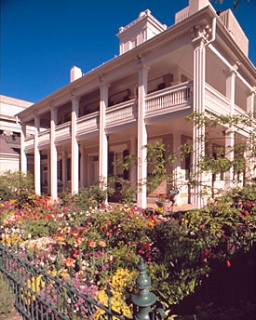
#> input picture Lab1/images/beehive_house.jpg, 256 x 320 px; the run also reads 1 picture not shown here
$ jupyter execute --allow-errors cv1-lab-1.ipynb
#> lines starting #> are read from the running program, lines starting #| are printed output that depends on the picture
<center>  </center>

<br><br>

<center>
    <font size="6">Lab 1: Colour, Intrinsic Image Decomposition & Photometric Stereo</font>
</center>
<center>
    <font size="4">Computer Vision 1 University of Amsterdam</font>
</center>
<center>
    <font size="4">Due 23:59, September 13, 2024 (Amsterdam time)</font>
</center>
<center>
    <font size="4"><b>TA's: Xiaoyan, Floris, Adrian</b></font>
</center>

<br><br>

***

<br><br>

<center>

Student1 ID: 15735664 \
Student1 Name: Lisanne Wallaard

Student2 ID: \
Student2 Name:

Student3 ID: \
Student3 Name:

( Student4 ID: \
Student4 Name: )

</center>

### **Import Libraries**

[cell 1]
import sys

if sys.version_info[0] < 3:
    raise Exception("Python 3 or a more recent version is required.")

[cell 2]
# environment and libraries
import os
import glob
import numpy as np
import random
import cv2
import matplotlib
import matplotlib.pyplot as plt

import warnings
warnings.simplefilter(action = "ignore", category = RuntimeWarning)
warnings.simplefilter(action = "ignore", category = UserWarning)

from mpl_toolkits.mplot3d import Axes3D

#> (a cell that did not finish here is left out)

### **Instructions**

Your code and discussion must be handed in this jupyter notebook, renamed to **StudentID1_StudentID2_StudentID3.ipynb** before the deadline by submitting it to the Canvas Lab 1 Assignment. Please also fill out your names and ID's above.

For full credit, make sure your notebook follows these guidelines:
- It is mandatory to **use the Python environment provided** with the assignment; the environment specifies the package versions that have to be used to prevent the use of particular functions. Using different packages versions may lead to grade deduction. In the Python cell above you can check whether your environment is set up correctly.
- To install the environment with the right package versions, use the following command in your terminal: ```conda env create --file=cv1_environment.yaml```, then activate the environment using the command ```conda activate cv1```.
- Do not use additional packages or materials that have not been provided or explicitly mentioned.
- Please express your thoughts **concisely**. The number of words does not necessarily correlate with how well you understand the concepts.
- Answer all given questions and sub-questions.
- Try to understand the problem as much as you can. When answering a question, give evidences (qualitative and/or quantitative results, references to papers, figures etc.) to support your arguments. Note that not everything might be explicitly asked for and you are expected to think about what might strengthen you arguments and make the notebook self-contained and complete.
- Tables and figures must be accompanied by a **brief** description. Do not forget to add a number, a title, and if applicable name and unit of variables in a table, name and unit of axes and legends in a figure.

__Note:__ A more complete overview of the lab requirements can be found in the Course Manual on Canvas

Late submissions are not allowed. Assignments that are submitted after the strict deadline will not be graded. In case of submission conflicts, TAs’ system clock is taken as reference. We strongly recommend submitting well in advance, to avoid last minute system failure issues.

Plagiarism note: Keep in mind that plagiarism (submitted materials which are not your work) is a serious crime and any misconduct shall be punished with the university regulations. This includes the use of generative tools such as ChatGPT.

**ENSURE THAT YOU SAVE ALL RESULTS / ANSWERS ON THE QUESTIONS (EVEN IF YOU RE-USE SOME CODE).**

### **Overview**

- [Section 1: Colour Spaces (13 points)](#section-1)
  - [Question 1 (2 points)](#question-1)
  - [Question 2 (6 points)](#question-2)
  - [Question 3 (2 points)](#question-3)
  - [Question 4 (2 points)](#question-4)
  - [Question 5 (1 point)](#question-5)
- [Section 2: Colour Constancy (13 points)](#section-2)
  - [Question 6 (8 points)](#question-6)
  - [Question 7 (2 points)](#question-7)
  - [Question 8 (3 points)](#question-8)
- [Section 3: Intrinsic Image Decomposition (14 points)](#section-3)
  - [Question 9 (2 points)](#question-9)
  - [Question 10 (2 points)](#question-10)
  - [Question 11 (4 points)](#question-11)
  - [Question 12 (2 points)](#question-12)
  - [Question 13 (2 points)](#question-13)
  - [Question 14 (2 points)](#question-14)
- [Section 4: Photometric Stereo (60 points)](#section-4)
  - [Question 15 (4 points)](#question-15)
  - [Question 16 (2 points)](#question-16)
  - [Question 17 (1 point)](#question-17)
  - [Question 18 (2 points)](#question-18)
  - [Question 19 (2 points)](#question-19)
  - [Question 20 (5 points)](#question-20)
  - [Question 21 (3 points)](#question-21)
  - [Question 22 (6 points)](#question-22)
  - [Question 23 (2 points)](#question-23)
  - [Question 24 (3 points)](#question-24)
  - [Question 25 (3 points)](#question-25)
  - [Question 26 (2 points)](#question-26)
  - [Question 27 (4 points)](#question-27)
  - [Question 28 (5 points)](#question-28)
  - [Question 29 (2 points)](#question-29)
  - [Question 30 (2 points)](#question-30)
  - [Question 31 (4 points)](#question-31)
  - [Question 32 (1 point)](#question-32)
  - [Question 33 (2 points)](#question-33)
  - [Question 34 (2 points)](#question-34)
  - [Question 35 (1 point)](#question-35)
  - [Question 36 (4 points)](#question-36)
  - [Question 37 (1 point)](#question-37)
- [Section X: Individual Contribution Report (Mandatory)](#section-x)

<a id="section-1"></a>
### **Section 1: Colour Spaces**

In this part of the assignment, you will study the different colour spaces for image representations and experiment how to convert a given RGB image to a specific colour space

<a id="question-1"></a>
#### <font color='#FF0000'>Question 1 (2 points)</font>

Why do we use the RGB color model as the basis for our digital cameras and photography? How does a standard digital camera capture a full RGB color image?

##### <font color='yellow'>Answer:</font>

In "Digitial Image Processing" by _Rafael C. Gonzalez & Richard E. Woods_ it is mentioned that the cones in the human eyes have three kinds of sensors for the primary colors (red, green, blue). The colors we observe are a combination of those three primary colors. By using the RGB color model as basis for digitial cameras & photography, it tries to copy the human eye as good as possible in order to create pictures that seem natural. A standerd digital camera captures a full RGB color image by three components, each component represent a primary color. The pixels of each component consist of values [0,1] for floats or [0,255] for integers that represent the intensity of that primary color. The three components are merged together to create the color image. In "Computer Vision: Algorithms and Applications" by _Richard Szeliski_ it is explained that the Bayer pattern is used for this in the camera: 50% of the sensors in the camera are green, the other half is red and blue. The green filter captures the luminance for the largest part, which is of great importance for our visual system.

<a id="question-2"></a>
#### <font color='#FF0000'>Question 2 (6 points)</font>

Create a function to convert an RGB image into various color spaces using the provided `convert_colour_space()` function and other sub-functions.

**Color Spaces to Convert:**

1. **Grayscale**

   Convert the RGB image into grayscale using 3 different methods mentioned in [John D. Cook's blog](https://www.johndcook.com/blog/2009/08/24/algorithms-convert-color-grayscale/). Additionally, check and report which method OpenCV uses for grayscale conversion, include it as well, and visualize all 4 methods in the same figure.

2. **Opponent Color Space**

   $\begin{pmatrix}
   O_1 \\
   O_2 \\
   O_3
   \end{pmatrix}$ = $\begin{pmatrix}
   \frac{R-G}{\sqrt{2}} \\
   \frac{R+G-2B}{\sqrt{6}} \\
   \frac{R+G+B}{\sqrt{3}}
   \end{pmatrix}$

3. **Normalized RGB (rgb) Color Space**

   $\begin{pmatrix}
   r \\
   g \\
   b
   \end{pmatrix}$ = $\begin{pmatrix}
   \frac{R}{R+G+B} \\
   \frac{G}{R+G+B} \\
   \frac{B}{R+G+B}
   \end{pmatrix}$

4. **HSV Color Space**

   Convert the RGB image into HSV Color Space using OpenCV’s built-in function *cv2.cvtColor(img, cv2.RGB2HSV)*.

5. **YCbCr Color Space**

   Convert the RGB image into YCbCr Color Space using OpenCV’s built-in function *cv2.cvtColor(img, cv2.RGB2YCrCb)*. Arrange the channels in $Y, C_b,$ and $C_r$ order.

**Note:**

- Ensure you understand the data types and ranges required by the Python conversion and image displaying functions. This usually means [0, 1] for float datatype or [0, 255] for integer datatype. Explicitly change the datatype if necessary.

- Each color space may have its own visualization requirements. For instance, think about how to meaningfully visualize the H, S, and V channels. Ensure each channel is visualized in an RGB manner where applicable.

**Extra:** It might be interesting to visualize the image in its original color space (RGB) as well.

[cell 4]
def convert_rgb_to_grays(input_image):
    '''
    Converts an RGB image into grayscale using different methods and
    returns the grayscale images stacked as separate channels.

    Args:
        input_image: RGB image

    Returns:
        new_image: image with channels representing different grayscale conversion methods
    '''

    # convert input image to array format if not already
    height, width, _ = input_image.shape

    lightness = np.zeros((height, width))
    average = np.zeros((height, width))
    luminosity = np.zeros((height, width))
    for h in range(height):
        for w in range(width):
            # obtain each color channel
            r = input_image[h,w,0]
            g = input_image[h,w,1]
            b = input_image[h,w,2]
            # lightness method
            lightness[h,w] = (max(r,g,b) + min(r,g,b)) / 2
            # average method
            average[h,w] = (r + g + b)  / 3
            # luminosity method
            luminosity[h,w] = 0.21*r + 0.72*g + 0.07*b

    # built-in OpenCV function
    opencv = cv2.cvtColor(input_image, cv2.COLOR_RGB2GRAY)

    # scale each image to the correct range [0,255]
    lightness = lightness - np.min(lightness)
    lightness = lightness * (255/np.max(lightness))

    average = average - np.min(average)
    average = average * (255/np.max(average))

    luminosity = luminosity - np.min(luminosity)
    luminosity = luminosity * (255/np.max(luminosity))

    opencv = opencv - np.min(opencv)
    opencv = opencv * (255/np.max(opencv))

    # stack the results to easily visualize the 4 different methods
    new_image = np.stack([lightness, average, luminosity, opencv], axis=-1)

    return new_image.astype(np.uint8)

[cell 5]
def convert_rgb_to_opponent(input_image):
    '''
    Converts an RGB image into the opponent color space and
    returns the image with opponent color channels.

    Args:
        input_image: RGB image

    Returns:
        new_image: image with channels representing opponent color space
    '''
    # convert input image to array format if not already
    height, width, color = input_image.shape
    new_image = np.zeros((height, width, color))
    for h in range(height):
        for w in range(width):
            # obtain each color channel
            r = input_image[h,w,0]
            g = input_image[h,w,1]
            b = input_image[h,w,2]
            # perform opponent operations as given in the question
            new_image[h,w,0] = (r - g) / np.sqrt(2)
            new_image[h,w,1] = (r + g - 2*b) / np.sqrt(6)
            new_image[h,w,2] = (r + g + b) / np.sqrt(3)

    # scale each channel to the correct range [0,255]
    for c in range(color):
        new_image[:,:,c] = new_image[:,:,c] - np.min(new_image[:,:,c])
        new_image[:,:,c] = new_image[:,:,c] * (255/np.max(new_image[:,:,c]))

    return new_image.astype(np.uint8)

[cell 6]
def convert_rgb_to_normedrgb(input_image):
    '''
    Converts an RGB image into the normalized RGB (nrgb) color space and
    returns the image with normalized RGB channels.

    Args:
        input_image: RGB image

    Returns:
        new_image: image with channels representing normalized RGB color space

    '''

    # convert input image to array format if not already
    height, width, color = input_image.shape
    new_image = np.zeros((height, width, color))
    for h in range(height):
        for w in range(width):
            # obtain each color channel
            r = input_image[h,w,0]
            g = input_image[h,w,1]
            b = input_image[h,w,2]
            # perform normalize operations as given in the question
            new_image[h,w,0] = r / (r + g +b)
            new_image[h,w,1] = g / (r + g +b)
            new_image[h,w,2] = b / (r + g +b)

    # scale each channel to the correct range [0,255]
    new_image[:,:,0] = new_image[:,:,0] - np.min(new_image[:,:,0])
    new_image[:,:,0] = new_image[:,:,0] * (255/np.max(new_image[:,:,0]))

    new_image[:,:,1] = new_image[:,:,1] - np.min(new_image[:,:,1])
    new_image[:,:,1] = new_image[:,:,1] * (255/np.max(new_image[:,:,1]))

    new_image[:,:,2] = new_image[:,:,2] - np.min(new_image[:,:,2])
    new_image[:,:,2] = new_image[:,:,2] * (255/np.max(new_image[:,:,2]))

    return new_image.astype(np.uint8)

[cell 7]
def convert_colour_space(input_image, colourspace):
    '''
    Converts an RGB image into a specified color space and
    returns the image in its new color space.

    Args:
        input_image: RGB image
        colourspace: colour space to be converted to.
        - choices: opponent, nrgb, hsv, ycbcr, grays

    Returns:
        new_image: image with channels in provided colour space
    '''

    # Convert the image into double precision for conversions
    input_image = input_image.astype(np.float32)

    if colourspace.lower() == 'opponent':
        # fill in the rgb2opponent function

        new_image = convert_rgb_to_opponent(input_image)

    elif colourspace.lower() == 'nrgb':
        # fill in the rgb2normedrgb function

        new_image = convert_rgb_to_normedrgb(input_image)

    elif colourspace.lower() == 'hsv':
        # use built-in function from opencv
        new_image = cv2.cvtColor(input_image, cv2.COLOR_RGB2HSV)

        # scale each channel to the correct range [0,255]
        new_image[:,:,0] = new_image[:,:,0] - np.min(new_image[:,:,0])
        new_image[:,:,0] = new_image[:,:,0] * (255/np.max(new_image[:,:,0]))

        new_image[:,:,1] = new_image[:,:,1] - np.min(new_image[:,:,1])
        new_image[:,:,1] = new_image[:,:,1] * (255/np.max(new_image[:,:,1]))

        new_image[:,:,2] = new_image[:,:,2] - np.min(new_image[:,:,2])
        new_image[:,:,2] = new_image[:,:,2] * (255/np.max(new_image[:,:,2]))

        # convert to 8 bit int
        new_image = new_image.astype(np.uint8)

    elif colourspace.lower() == 'ycbcr':
        # use built-in function from opencv
        new_image = cv2.cvtColor(input_image, cv2.COLOR_RGB2YCrCb)

        # Rearrange the channels as ordered
        cr = new_image[:,:,1]
        cb = new_image[:,:,2]
        new_image[:,:,1] = cb
        new_image[:,:,2] = cr

        # scale each channel to the correct range [0,255]
        new_image[:,:,0] = new_image[:,:,0] - np.min(new_image[:,:,0])
        new_image[:,:,0] = new_image[:,:,0] * (255/np.max(new_image[:,:,0]))

        new_image[:,:,1] = new_image[:,:,1] - np.min(new_image[:,:,1])
        new_image[:,:,1] = new_image[:,:,1] * (255/np.max(new_image[:,:,1]))

        new_image[:,:,2] = new_image[:,:,2] - np.min(new_image[:,:,2])
        new_image[:,:,2] = new_image[:,:,2] * (255/np.max(new_image[:,:,2]))

        # Convert to 8 bit int
        new_image = new_image.astype(np.uint8)

    elif colourspace.lower() == 'grays':
        # fill in the rgb2grays function
        new_image = convert_rgb_to_grays(input_image)

    else:
        raise NotImplementedError('Unknown colorspace type [%s]...' % colourspace)

    return new_image

<a id="question-3"></a>
#### <font color='#FF0000'>Question 3 (2 points)</font>

Visualize the image in each new color space and its individual channels separately within the same figure. For example, for the HSV color space, visualize the converted HSV image and its Hue, Saturation, and Value channels separately (4 images in 1 figure). Ensure that the channel visualizations are **meaningful**.

The function `visualize_colourspace` below needs to be completed.

[cell 8]
def visualize_colourspace(image, colourspace='rgb'):
    """
    Visualize the image in its corresponding colour space.
    This function visualizes 1 figure with 4 images.
    Hint: some RGB representation of the new colour space image + each of its channels

    Args:
        image: image with channels of some colour space
        colourspace: colour space to be converted to.
        - choices: opponent, nrgb, hsv, ycbcr, grays
    """
    # Convert the colour space
    if colourspace != 'rgb':
        image = convert_colour_space(image, colourspace)

    # Create a figure with 4 subplots
    fig, ax = plt.subplots(1, 4)

    if colourspace == 'opponent':
        # Opponent Color Space
        ax[0].imshow(image)
        ax[0].set_title(f"{colourspace} color space")
        ax[0].axis('off')

        # O1, use the colormap green-red to visualise green-red channel
        ax[1].imshow(image[:,:,0], cmap="RdYlGn")
        ax[1].set_title('Green - Red')
        ax[1].axis('off')

        # O2, use the colormap yellow-blue to visualise yellow-blue channel
        ax[2].imshow(image[:,:,1], cmap = "cividis")
        ax[2].set_title('Yellow - Blue')
        ax[2].axis('off')

        # O3, use grayscale to visualise the black-white channel
        ax[3].imshow(image[:,:,2], cmap="gray")
        ax[3].set_title('Black - White')
        ax[3].axis('off')

    elif colourspace in ['rgb', 'nrgb']:
        # (n)RGB Color Space
        ax[0].imshow(image)
        ax[0].set_title(f"{colourspace} color space")
        ax[0].axis('off')

        # Red channel, use the red channel to visualise intensity for red
        r = np.zeros_like(image)
        r[:,:,0] = image[:,:,0]
        ax[1].imshow(r)
        ax[1].set_title('Red Channel')
        ax[1].axis('off')

        # Green channel, use the green channel to visualise intensity for green
        g = np.zeros_like(image)
        g[:,:,1] = image[:,:,1]
        ax[2].imshow(g)
        ax[2].set_title('Green Channel')
        ax[2].axis('off')

        # Blue channel, use the blue channel to visualise intensity for blue
        b = np.zeros_like(image)
        b[:,:,2] = image[:,:,2]
        ax[3].imshow(b)
        ax[3].set_title('Blue Channel')
        ax[3].axis('off')

    elif colourspace == 'hsv':
        # HSV Color Space
        ax[0].imshow(image, cmap="hsv")
        ax[0].set_title(f"{colourspace} color space")
        ax[0].axis('off')

        # Hue channel, use cmap='hsv' to visualise color
        ax[1].imshow(image[:,:,0],cmap="hsv")
        ax[1].set_title('Hue channel')
        ax[1].axis('off')

        # Saturation channel, use colormap white-red to visualise color intensity
        ax[2].imshow(image[:,:,1], cmap='Reds')
        ax[2].set_title('Saturation channel')
        ax[2].axis('off')

        # Value channel, use grayscale to visualise brightness
        ax[3].imshow(image[:,:,2], cmap='gray')
        ax[3].set_title('Value channel')
        ax[3].axis('off')

    elif colourspace == 'ycbcr':
        # YCbCr Color Space
        ax[0].imshow(image)
        ax[0].set_title(f"{colourspace} color space")
        ax[0].axis('off')

        # Y channel, use grayscale as it represents brightness
        ax[1].imshow(image[:,:,0], cmap='gray')
        ax[1].set_title('Y channel')
        ax[1].axis('off')

        # Cb channel
        # set the other channels except blue to grey
        cb = np.zeros_like(image)
        cb[:,:,0] = 128
        cb[:,:,1] = 128
        cb[:,:,2] = image[:,:,1]

        ax[2].imshow(cb)
        ax[2].set_title('Cb channel')
        ax[2].axis('off')

        # Cr channel
        # set the other channels except red to grey
        cb = np.zeros_like(image)
        cb[:,:,0] = image[:,:,2]
        cb[:,:,1] = 128
        cb[:,:,2] = 128

        ax[3].imshow(image[:,:,2])
        ax[3].set_title('Cr channel')
        ax[3].axis('off')

    elif colourspace == 'grays':
        # lightness image
        ax[0].imshow(image[:,:,0], cmap='gray')
        ax[0].set_title('Lightness')
        ax[0].axis('off')

        # average image
        ax[1].imshow(image[:,:,1], cmap='gray')
        ax[1].set_title('Average')
        ax[1].axis('off')

        # luminosity image
        ax[2].imshow(image[:,:,2], cmap='gray')
        ax[2].set_title('Luminosity')
        ax[2].axis('off')

        # opencv image
        ax[3].imshow(image[:,:,3], cmap='gray')
        ax[3].set_title('OpenCV')
        ax[3].axis('off')

    else:
        raise NotImplementedError('Unknown colorspace type [%s]...' % colourspace)

    plt.tight_layout()
    plt.show()

[cell 9]
# Load and convert the image to RGB
image = cv2.imread('images/beehive_house.jpg')
#> image is the input picture: shape (320, 256, 3); mean B, G, R 109.3, 107.4, 121.2
image = cv2.cvtColor(image, cv2.COLOR_BGR2RGB)

visualize_colourspace(image, colourspace='grays')
#> after the loop in convert_rgb_to_grays, `for h in range(height):`:
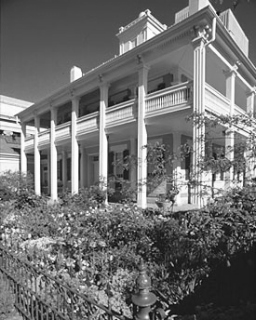
#> average: shape (320, 256) float64; min 7.67, max 255, mean 112.6
#> in visualize_colourspace, `plt.show()`:
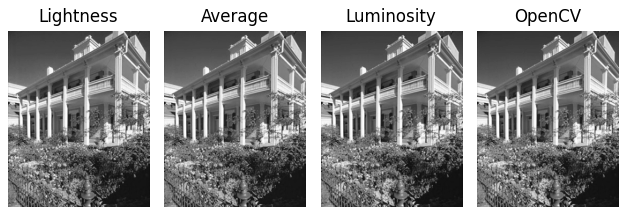
#> figure drawn by matplotlib, 4 panels
visualize_colourspace(image, colourspace='rgb')
#> call 2 of visualize_colourspace, with colourspace = 'rgb'
#> in visualize_colourspace (call 2), `r[:,:,0] = image[:,:,0]`:
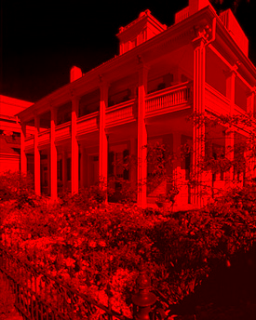
#> r: shape (320, 256, 3); mean R, G, B 121.2, 0, 0
#> in visualize_colourspace (call 2), `b[:,:,2] = image[:,:,2]`:
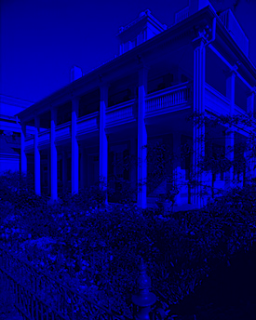
#> b: shape (320, 256, 3); mean R, G, B 0, 0, 109.3
visualize_colourspace(image, colourspace='nrgb')
#> call 3 of visualize_colourspace, with colourspace = 'nrgb'
#> after the loop in convert_rgb_to_normedrgb, `for h in range(height):`:
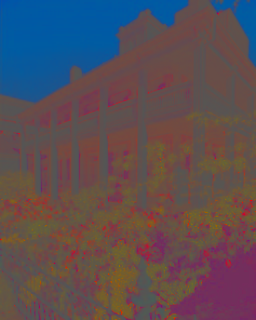
#> new_image: shape (320, 256, 3) float64; mean R, G, B 0.358, 0.308, 0.334
#> in convert_rgb_to_normedrgb, `return new_image.astype(np.uint8)`:
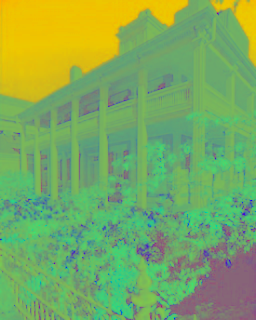
#> returned value: shape (320, 256, 3); mean of channels 0, 1, 2 94.6, 169.8, 123.8; drawn as B, G, R
#> in visualize_colourspace (call 3), `g[:,:,1] = image[:,:,1]`:
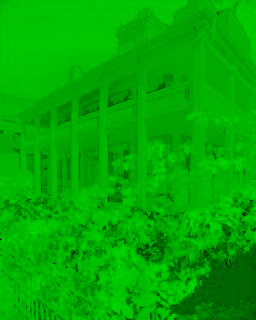
#> g: shape (320, 256, 3); mean R, G, B 0, 169.8, 0
#> in visualize_colourspace (call 3), `b[:,:,2] = image[:,:,2]`:
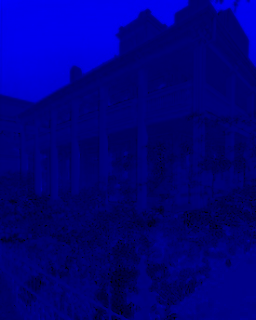
#> b: shape (320, 256, 3); mean R, G, B 0, 0, 123.8
visualize_colourspace(image, colourspace='opponent')
#> after the loop in convert_rgb_to_opponent, `for h in range(height):`:
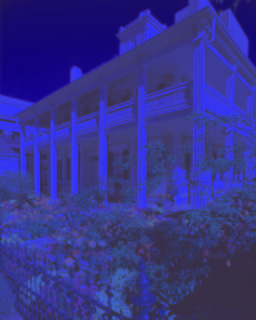
#> new_image: shape (320, 256, 3) float64; mean R, G, B 9.7, 4.1, 195.1; drawn with min black and max white
#> after the loop in convert_rgb_to_opponent, `for c in range(color):`:
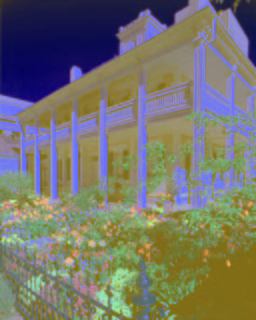
#> new_image: shape (320, 256, 3) float64; mean R, G, B 117.9, 117.2, 108.2; drawn with min black and max white
#> (the rest of the program and of its run is left out)
